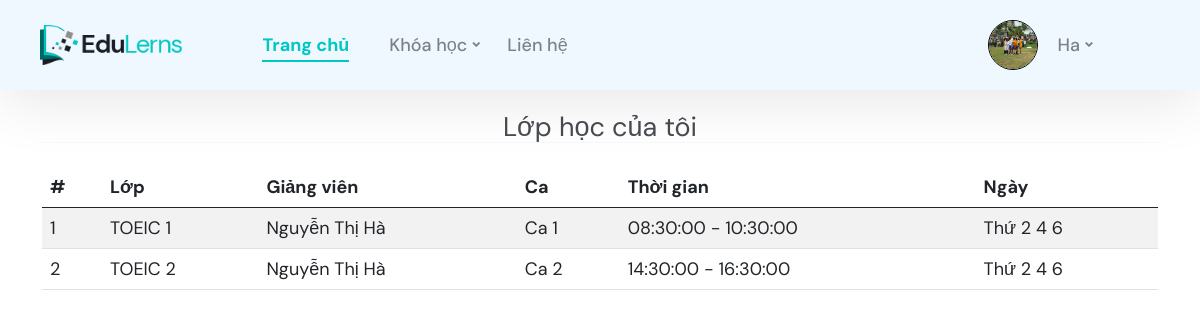
The page /kodesolution.com/html/2022/edulerns-html/index.php?act=lopcuatoi (signed in) on the database its author committed.
### tables this page shows
CREATE TABLE `dtb_member` (
  `id` int NOT NULL,
  `name` varchar(130) NOT NULL,
  `pass` varchar(50) NOT NULL,
  `email` varchar(50) NOT NULL,
  `image` varchar(130) NOT NULL,
  `location` varchar(50) NOT NULL,
  `phone` int NOT NULL DEFAULT '0',
  `birth_day` date NOT NULL
);

CREATE TABLE `dtb_hoadon` (
  `id` int NOT NULL,
  `member_id` int NOT NULL,
  `lop_id` int NOT NULL,
  `sotien_vnd` decimal(15,0) NOT NULL,
  `bank_name` varchar(25) DEFAULT NULL,
  `register_time` datetime DEFAULT NULL,
  `payment_time` date DEFAULT NULL,
  `status` varchar(255) NOT NULL,
  `hinhthuc` varchar(255) DEFAULT NULL
);

CREATE TABLE `dtb_lop` (
  `id` int NOT NULL,
  `course_id` int NOT NULL,
  `name` varchar(50) NOT NULL,
  `customer_id` int NOT NULL,
  `time` time NOT NULL DEFAULT '02:00:00',
  `ca_hoc_id` int NOT NULL,
  `day` text NOT NULL,
  `slot` int NOT NULL DEFAULT '20'
);

CREATE TABLE `dtb_customer` (
  `id` int NOT NULL,
  `name` varchar(130) NOT NULL,
  `pass` varchar(20) NOT NULL,
  `email` varchar(50) NOT NULL,
  `role` varchar(10) NOT NULL DEFAULT 'gv',
  `image` varchar(200) NOT NULL,
  `phone` int NOT NULL,
  `location` varchar(50) NOT NULL,
  `birth_day` date NOT NULL
);

CREATE TABLE `dtb_ca_hoc` (
  `id` int NOT NULL,
  `name` varchar(30) NOT NULL,
  `time_start` time NOT NULL,
  `time_end` time NOT NULL
);

### kodesolution.com/html/2022/edulerns-html/model/pdo.php (called while the page is built, shortened)
<?php
function pdo_get_connection(){
    $dburl = "mysql:host=localhost;
    dbname=demo_academy 3;
    charset=utf8";
    $username = "root";
    $password = "trinhduc2001";
    try{
        $conn = new PDO($dburl,$username,$password);
        $conn->setAttribute(PDO::ATTR_ERRMODE, PDO::ERRMODE_EXCEPTION);
        return $conn;
    } catch(PDOException $e){
        echo 'that bai';
        $e ->getMessage();
    }
}
function pdo_query($sql){
    $sql_args = array_slice(func_get_args(), 1);
    try{
        $conn = pdo_get_connection();
        $stmt = $conn->prepare($sql);
        $stmt->execute($sql_args);
        $rows = $stmt->fetchAll();
        return $rows;
    }
    catch(PDOException $e){
        throw $e;
    }
    finally{
        unset($conn);
    }
}
function pdo_query_one($sql){
    $sql_args = array_slice(func_get_args(), 1);
    try{
        $conn = pdo_get_connection();
        $stmt = $conn->prepare($sql);
        $stmt->execute($sql_args);
        $row = $stmt->fetch(PDO::FETCH_ASSOC);
        return $row;
    }
    catch(PDOException $e){
        throw $e;
    }
    finally{
        unset($conn);
    }
}
?>

### kodesolution.com/html/2022/edulerns-html/model/cart.php (called while the page is built, shortened)
<?php
    function load_same_hoadon($id) {
        $sql = "SELECT `dtb_lop`.`id`,`dtb_lop`.`course_id`,`dtb_lop`.`name` as tenlop,`dtb_lop`.`customer_id`
        ,`dtb_lop`.`time`,`dtb_lop`.`ca_hoc_id`,`dtb_lop`.`day` as ngayhoc
        , `dtb_ca_hoc`.`name` as ca_name, time_start,time_end,
        dtb_customer.name as customer_name, dtb_lop.slot,dtb_course.price,
        dtb_hoadon.id as hoadon_id
        from dtb_hoadon
        join dtb_member on dtb_hoadon.member_id = dtb_member.id
        join dtb_lop on dtb_hoadon.lop_id = dtb_lop.id
        join dtb_ca_hoc on dtb_lop.ca_hoc_id=dtb_ca_hoc.id
        join dtb_customer on dtb_lop.customer_id = dtb_customer.id
        join dtb_course on dtb_lop.course_id = dtb_course.id
        where dtb_hoadon.member_id = $id and `status` = 'Đã thanh toán'
        order by id  asc";
        $listhoadon = pdo_query($sql);
        return $listhoadon;
    }
?>

### kodesolution.com/html/2022/edulerns-html/lopcuatoi.php (the view, shortened to what this page needs)
<head>
	<link href="css/bootstrap.min.css" rel="stylesheet">
	<link href="plugins/revolution/css/settings.css" rel="stylesheet" type="text/css">
	<link href="plugins/revolution/css/layers.css" rel="stylesheet" type="text/css">
	<link href="plugins/revolution/css/navigation.css" rel="stylesheet" type="text/css">
	<link href="css/style.css" rel="stylesheet">
	<link href="css/responsive.css" rel="stylesheet">
</head>
<body>
<?php
    include "./header.php";
?>
<div class="page-content container">
    <div class="page-header text-blue-d2">
        <div class="page-tools">
            <div class="action-buttons">
                <a class="btn bg-white btn-light mx-1px text-95" href="#" data-title="Print">
                </a>
                <a class="btn bg-white btn-light mx-1px text-95" href="#" data-title="PDF">
                </a>
            </div>
        </div>
    </div>
    <div class="container px-0">
        <div class="row mt-4">
            <div class="col-12 col-lg-12">
                <div class="row">
                    <div class="col-12">
                        <div class="text-center text-150">
                            <span class="text-default-d3">Lớp học của tôi</span>
                        </div>
                    </div>
                </div>
                <hr class="row brc-default-l1 mx-n1 mb-4" />
                <form action="./buy.php?act=payment" method="post">
                    <table class="table table-striped" id="myTable">
                        <thead class="thead-dark">
                            <tr>
                                <th scope="col">#</th>
                                <th scope="col">Lớp</th>
                                <th scope="col">Giảng viên</th>
                                <th scope="col">Ca</th>
                                <th scope="col">Thời gian</th>
                                <th scope="col">Ngày</th>
                            </tr>
                        </thead>
                        <tbody>
                            <?php
                                $i = 0;
                                foreach($listhoadon as $hoadon){
                                extract($hoadon);
                            ?>
                            <tr>
                                <td scope="row"><?=++$i?></td>
                                <td><?=$tenlop?></td>
                                <td><?=$customer_name?></td>
                                <td><?=$ca_name?></td>
                                <td><?=$time_start?> - <?=$time_end?></td>
                                <td><?=$ngayhoc?></td>
                            </tr>
                            <?php } ?>
                        </tbody>
                    </table>
                </form>
            </div>
        </div>
    </div>
</div>
</body>

### kodesolution.com/html/2022/edulerns-html/header.php (shortened to what this page needs)
<?php
    if (isset($_SESSION['email'])) {
        $email=$_SESSION['email'];
        $sql="SELECT * from dtb_member where email='$email'";
        $info=pdo_query_one($sql);
    }
?>
<header class="main-header header-style-one" style="z-index:100; position: fixed;  top: 0; background-color:aliceblue;">
			<div class="main-box">
				<div class="logo-box">
					<div class="logo"><a href="index.php"><img src="images/logo.png" alt="" title="Tronis"></a></div>
				</div>
				<div class="nav-outer">
					<nav class="nav main-menu">
						<ul class="navigation">
							<li class="current "><a href="index.php">Trang chủ</a>
							</li>
							<li class="dropdown"><a href="page-courses.php">Khóa học</a>
							</li>
							<li><a href="page-contact.php">Liên hệ</a></li>
						</ul>
					</nav>
					<div class="" style="margin-left: 340px;">
							<?php
								if (!isset($_SESSION['email'])) {
									echo '
									<a href="./index.php?act=dn"><button class="theme-btn btn-style-one">Đăng nhập</button></a>
									<a href="./index.php?act=dangky"><button class="theme-btn btn-style-one">Đăng ký</button></a>
								</a>
									';
								} else { ?>
								<div class="" style="display:flex;justify-content:center;align-items:center;">
								<img src="./img_upload/<?php
										if(isset($info)&&($info)){
											echo $info['image'];
										} ?>" alt="" style="width:50px;height:50px;border-radius: 50%; border:1px solid black; margin-right: 20px;">
								<nav class="nav main-menu">
									<ul class="navigation">
										<li class="dropdown"><a href="#">
											<?php
												if(isset($info)&&($info)){
													echo $info['name'];
												}
											?></a>
										</li>
									</ul>
								</nav>
								</div>
							<?php	}
							?>
						</div>
				</div>
			</div>
		</header>

### kodesolution.com/html/2022/edulerns-html/css/responsive.css (style rules this page uses)
@media only screen and (max-width: 1700px) { .header-style-one .logo-box { min-width: auto; margin-right: 40px; } }
@media only screen and (max-width: 1439px) { .main-menu .navigation > li { margin-right: 40px; } }

### kodesolution.com/html/2022/edulerns-html/css/tm-utility-classes.css (style rules this page uses)
.bg-white { background-color: #fff !important; }

### kodesolution.com/html/2022/edulerns-html/lopcuatoi.php (style rules this page uses)
body { margin-top:20px; color: #484b51; }
.page-header { margin: 0 0 1rem; padding-bottom: 1rem; padding-top: .5rem; border-bottom: 1px dotted #e2e2e2; display: -ms-flexbox; display: flex; -ms-flex-pack: justify; justify-content: space-between; -ms-flex-align: center; align-items: center; }
.brc-default-l1 { border-color: #dce9f0!important; }
.ml-n1, .mx-n1 { margin-left: -.25rem!important; }
.mr-n1, .mx-n1 { margin-right: -.25rem!important; }
.mb-4, .my-4 { margin-bottom: 1.5rem!important; }
hr { margin-top: 1rem; margin-bottom: 1rem; border: 0; border-top: 1px solid rgba(0,0,0,.1); }
.page-header .page-tools { -ms-flex-item-align: end; align-self: flex-end; }
.btn-light { color: #757984; background-color: #f5f6f9; border-color: #dddfe4; }
.text-150 { font-size: 150%!important; }

### rows shown on the page
dtb_member: image (picture), name "Ha"
dtb_hoadon: lop.name "TOEIC 1", dtb_customer.name "Nguyễn Thị Hà", dtb_ca_hoc.name "Ca 1", dtb_ca_hoc.time_start "08:30:00", dtb_ca_hoc.time_end "10:30:00", lop.day "Thứ 2 4 6"
dtb_hoadon: lop.name "TOEIC 2", dtb_customer.name "Nguyễn Thị Hà", dtb_ca_hoc.name "Ca 2", dtb_ca_hoc.time_start "14:30:00", dtb_ca_hoc.time_end "16:30:00", lop.day "Thứ 2 4 6"
